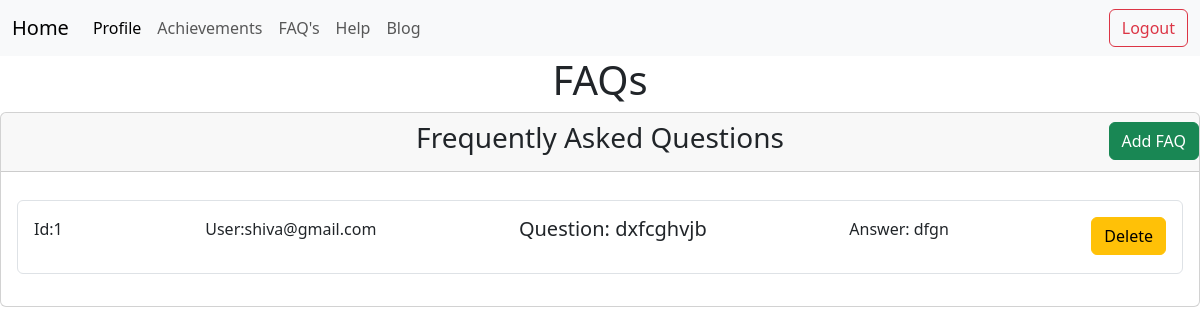
The page /faqs/ on the database its author committed.
### myapp/models.py (models this page shows, shortened)
class FAQ(models.Model):
    question = models.CharField(max_length=100)
    answer = models.TextField(max_length=200)
    user= models.ForeignKey(User,on_delete=models.CASCADE,null=True,blank=True)

### myapp/views.py (the view)
# urls.py: path('faqs/',faqs,name='faqs'),
def faqs(request):
    user = request.user
    if request.method == "POST":
        form = FAQForm(request.POST)
        if form.is_valid():
            form.save()
            return redirect('faqs')
    else:
        form = FAQForm()
    faqs = FAQ.objects.all()  # Get all FAQs from the database
    return render(request, 'faqs.html', {
        'form': form,
        'faqs': faqs,
        'user':user
    })

### myapp/templates/faqs.html (shortened to what this page needs)
{% extends "base.html" %}
{% load static %}
{% block faqs %}
<h1 class="text-center">FAQs</h1>
<div class="card faq-card">
    <div class="card-header text-center">
        <h3>Frequently Asked Questions</h3>
    </div>
    <div class="d-flex justify-content-end" style="margin-top: -50px;">
        <button id="add-faq-btn" class="btn btn-success" data-bs-toggle="modal" data-bs-target="#faqModal">Add FAQ</button>
    </div>
    <div class="card-body">
        <div class="faq-list mt-4">
            {% for faq in faqs %}
                <div class="faq-item mb-3 p-3 border rounded d-flex justify-content-between">
                    <p>Id:{{faq.id}}</p>
                    <p>User:{{faq.user.username}}</p>
                    <h5>Question: {{ faq.question }}</h5>
                    <p>Answer: {{ faq.answer }}</p>
                    <div class='text-center'>
                        <a href="{% url 'delete_faq' faq.id %}" class="btn btn-warning">Delete</a>
                    </div>
                </div>
            {% empty %}
                <p>No FAQs available.</p>
            {% endfor %}
        </div>
    </div>
</div>
{% endblock %}

### rows shown on the page
FAQ: id "1", user.username "shiva@gmail.com", question "dxfcghvjb", answer "dfgn"
